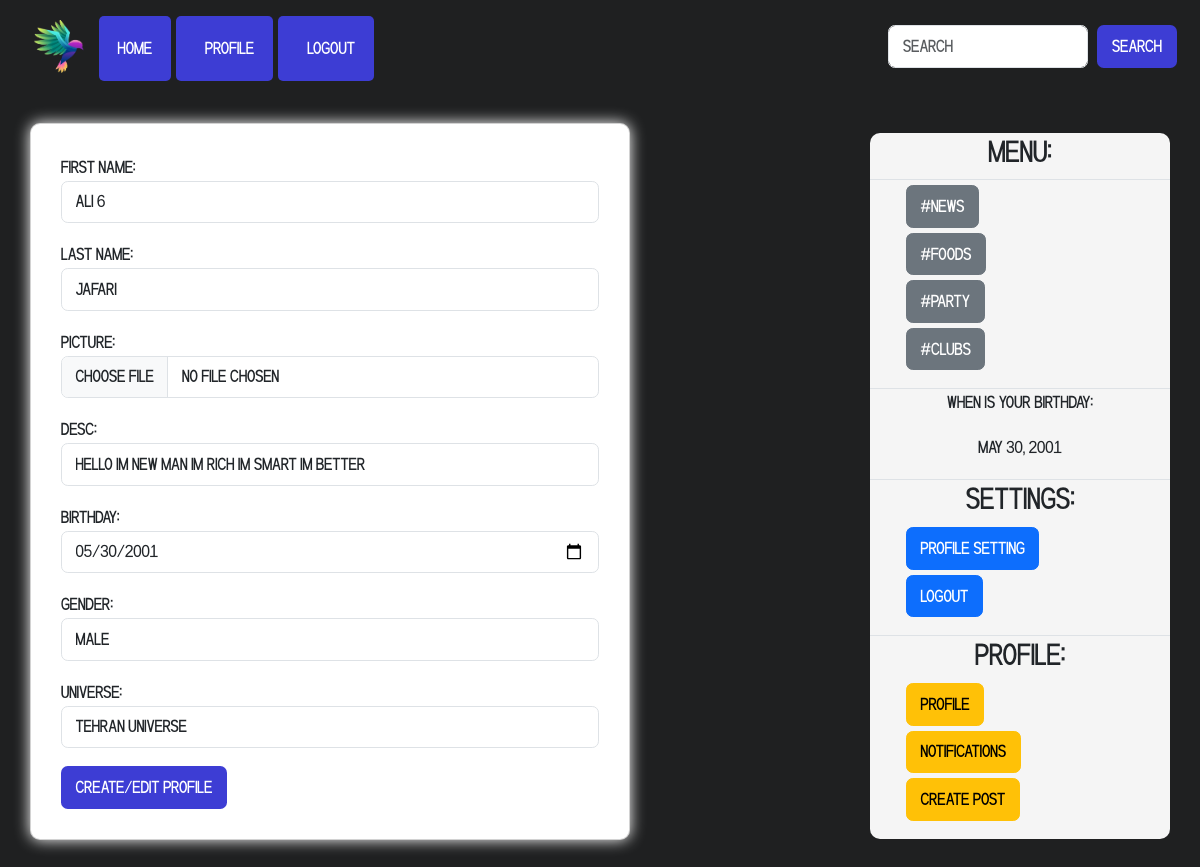
Before: /account/c/e/profile/ (signed in) with the older database file.
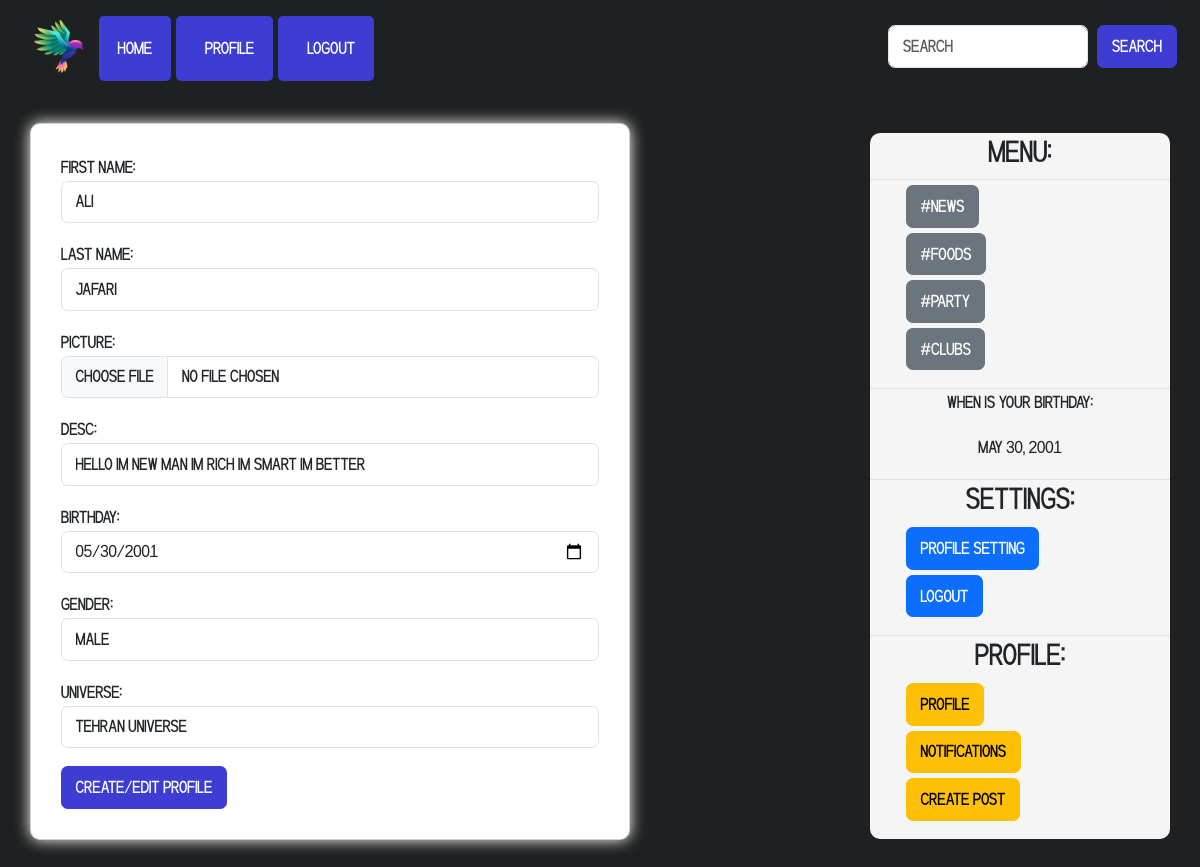
After: the same page with the newer database file.
### Account/models.py (models this page shows)
class Profile(models.Model):
    user = models.OneToOneField(User,on_delete=models.CASCADE)
    first_name = models.CharField(max_length=300)
    last_name = models.CharField(max_length=300)
    picture = models.ImageField(upload_to="profile/pictures/",blank=True)
    desc = models.TextField()
    birthday = models.DateField()
    gender = models.CharField(max_length=6,choices=[("female","female"),("male","male")])
    universe = models.CharField(max_length=80)

### Account/views.py (the view)
# urls.py: path("c/e/profile/",views.create_or_edit_profile,name="c_e_profile"),
@login_required
def create_or_edit_profile(request):
    try:
        profile = Profile.objects.get(user=request.user)
        is_edit = True
    except Profile.DoesNotExist:
        profile = None
        is_edit = False
    if request.method == 'POST':
        form = ProfileForm(request.POST, request.FILES, instance=profile)
        if form.is_valid():
            new_profile = form.save(commit=False)
            new_profile.user = request.user
            new_profile.save()
            print("create or edit is successfully :D")
            return redirect('index')
    else:
        form = ProfileForm(instance=profile)
    context = {
        'form': form,
        'is_edit': is_edit,
    }
    return render(request, 'account/create_edit_profile.html', context)

### Account/forms.py
class ProfileForm(forms.ModelForm):
    class Meta:
        model = Profile
        exclude = ["user"]
        widgets = {
            "first_name": forms.TextInput(attrs={"class":"form-control"}),
            "last_name": forms.TextInput(attrs={"class":"form-control"}),
            "picture": forms.FileInput(attrs={"class":"form-control","type":"file"}),
            "desc": forms.TextInput(attrs={"class":"form-control"}),
            "birthday": forms.DateInput(attrs={"class":"form-control","type":"date"}),
            "gender": forms.Select(attrs={"class":"form-control"}),
            "universe": forms.TextInput(attrs={"class":"form-control"}),
        }

### templates/account/create_edit_profile.html (shortened to what this page needs)
{% extends '../base.html' %}
{% block body %}
{% include "../nav_right.html" %}
<div class="card" style="border-radius: 10px; box-shadow: 0 0 15px white; max-width: 600px; margin: 30px; padding: 30px;">
    <form method="post" enctype="multipart/form-data">
        {{form.as_p}}
        <button type="submit" class="btn" style="background-color: rgb(61, 61, 212); color: white;">create/edit profile</button>
    </form>
</div>
{% endblock %}

Changed rows visible on the page:
changed Profile "jafari": first_name "ali 6" → "ali"
